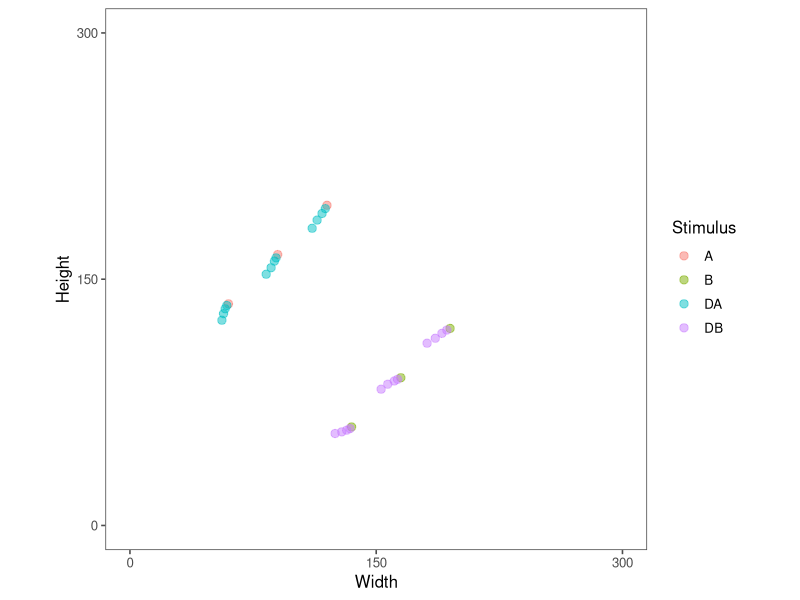

Reproduce this figure in R. (Note: this script raises an error after producing the figure.)
# create attraction effect stimuli for bw exp
# exact same code as for circle experiment
# catch & fillers are created on the fly during experiment
# note that some needed very careful to tweaking to round to correct distances
# that's why percentages change from diagonal to diagonal
# fall 2024
# setup ======================================================================
# clear environment
rm(list=ls())

# libraries
library(tidyverse)
library(here)

# CONTROLS
save_stim <- T # whether to write stim values to a file

# necessary functions
distance <- function(a,b) sqrt( (a[1]-b[1])^2 + (a[2]-b[2])^2  )
compute_tdd <- function(stim,area) round(1-prod(stim)/area,digits=2)*100

# make stim ======================================================================

# three diagonals
a_3 <- c(120,195)
b_3 <- rev(a_3)

a_2 <- c(90,165)
b_2 <- rev(a_2)

a_1 <- c(60,135)
b_1 <- rev(a_1)

# distances
distance(a_1,b_1)
distance(a_2,b_2)
distance(a_3,b_3)

# areas of each diagonal
area_1 <- prod(a_1)
area_2 <- prod(a_2)
area_3 <- prod(a_3)

# lower diagonal (1) decoys
da_1_02 <- c(round(a_1[1]*.99),round(a_1[2]*.99))
da_1_05 <- c(round(a_1[1]*.975),round(a_1[2]*.975))
da_1_09 <- c(round(a_1[1]*.955),round(a_1[2]*.955))
da_1_14 <- c(round(a_1[1]*.9275),round(a_1[2]*.9275))
db_1_02 <- rev(da_1_02)
db_1_05 <- rev(da_1_05)
db_1_09 <- rev(da_1_09)
db_1_14 <- rev(da_1_14)

# tdd
compute_tdd(da_1_02, area_1)
compute_tdd(da_1_05, area_1)
compute_tdd(da_1_09, area_1)
compute_tdd(da_1_14, area_1)
compute_tdd(db_1_02, area_1)
compute_tdd(db_1_05, area_1)
compute_tdd(db_1_09, area_1)
compute_tdd(db_1_14, area_1)

# middle diagonal (2) decoys
da_2_02 <- c(round(a_2[1]*.99),round(a_2[2]*.99))
da_2_05 <- c(round(a_2[1]*.975),round(a_2[2]*.975))
da_2_09 <- c(round(a_2[1]*.9525),round(a_2[2]*.9525))
da_2_14 <- c(round(a_2[1]*.9275),round(a_2[2]*.9275))
db_2_02 <- rev(da_2_02)
db_2_05 <- rev(da_2_05)
db_2_09 <- rev(da_2_09)
db_2_14 <- rev(da_2_14)


# tdd
compute_tdd(da_2_02, area_2)
compute_tdd(da_2_05, area_2)
compute_tdd(da_2_09, area_2)
compute_tdd(da_2_14, area_2)
compute_tdd(db_2_02, area_2)
compute_tdd(db_2_05, area_2)
compute_tdd(db_2_09, area_2)
compute_tdd(db_2_14, area_2)

# upper diagonal (3) decoys
da_3_02 <- c(round(a_3[1]*.99),round(a_3[2]*.99))
da_3_05 <- c(round(a_3[1]*.975),round(a_3[2]*.975))
da_3_09 <- c(round(a_3[1]*.9525),round(a_3[2]*.9525))
da_3_14 <- c(round(a_3[1]*.9275),round(a_3[2]*.9275))
db_3_02 <- rev(da_3_02)
db_3_05 <- rev(da_3_05)
db_3_09 <- rev(da_3_09)
db_3_14 <- rev(da_3_14)

# tdd
compute_tdd(da_3_02, area_3)
compute_tdd(da_3_05, area_3)
compute_tdd(da_3_09, area_3)
compute_tdd(da_3_14, area_3)
compute_tdd(db_3_02, area_3)
compute_tdd(db_3_05, area_3)
compute_tdd(db_3_09, area_3)
compute_tdd(db_3_14, area_3)

# combine stim ======================================================================
# combine all stim in tmp matrix
stim_tmp <- rbind(
  "a_1_0"=a_1,
  "b_1_0"=b_1,
  "da_1_02"=da_1_02,
  "da_1_05"=da_1_05,
  "da_1_09"=da_1_09,
  "da_1_14"=da_1_14,
  "db_1_02"=db_1_02,
  "db_1_05"=db_1_05,
  "db_1_09"=db_1_09,
  "db_1_14"=db_1_14,
  "a_2_0"=a_2,
  "b_2_0"=b_2,
  "da_2_02"=da_2_02,
  "da_2_05"=da_2_05,
  "da_2_09"=da_2_09,
  "da_2_14"=da_2_14,
  "db_2_02"=db_2_02,
  "db_2_05"=db_2_05,
  "db_2_09"=db_2_09,
  "db_2_14"=db_2_14,
  "a_3_0"=a_3,
  "b_3_0"=b_3,
  "da_3_02"=da_3_02,
  "da_3_05"=da_3_05,
  "da_3_09"=da_3_09,
  "da_3_14"=da_3_14,
  "db_3_02"=db_3_02,
  "db_3_05"=db_3_05,
  "db_3_09"=db_3_09,
  "db_3_14"=db_3_14
)

# combine into nice df
all_stim <- tibble(
  name=rownames(stim_tmp),
  w=unname(stim_tmp[,1]),
  h=unname(stim_tmp[,2])
) %>%
  separate(name,into=c("name","diag","distance")) %>%
  mutate(across(c(diag,distance),as.numeric),
         distance=na_if(distance,0))

# plotting ======================================================================
p <- all_stim %>%
  mutate(name=toupper(name)) %>%
  ggplot(aes(w,h,col=name))+
  geom_point(size=2.5,alpha=.5)+
  labs(x="Width",y="Height")+
  scale_color_discrete(name="Stimulus")+
  scale_x_continuous(breaks=c(0,150,300))+
  scale_y_continuous(breaks=c(0,150,300))+
  coord_fixed(xlim=c(0,300),ylim=c(0,300))+
  ggthemes::theme_few()
p

# saving stim ======================================================================
if(save_stim){
  ggsave(p,filename=here("specs","stim.jpg"),width=4,height=4)
  write_csv(all_stim,file=here("specs","all_stim.csv"))
}

# catch stim ========================================================================
d1_w <- seq(a_1[1],b_1[1])
d1_h <- lm(a_1~b_1)$coefficients["(Intercept)"]-d1_w
d2_w <- seq(a_2[1],b_2[1])
d2_h <- lm(a_2~b_2)$coefficients["(Intercept)"]-d2_w
d3_w <- seq(a_3[1],b_3[1])
d3_h <- lm(a_3~b_3)$coefficients["(Intercept)"]-d3_w

par(pty='s')
plot(NA,NA,xlim=c(0,300),ylim=c(0,300))
points(d1_w,d1_h)
points(d2_w,d2_h)
points(d3_w,d3_h)

# catch stim ========================================================================
min(all_stim$w)
max(all_stim$w)
min(all_stim$h)
max(all_stim$h)

w <- runif(10000, 56, 195)
h <- runif(10000, 56, 195)
par(pty='s')
plot(NA,NA,xlim=c(0,300),ylim=c(0,300))
points(w,h,pch=".")
a <- w*h
hist(a)
